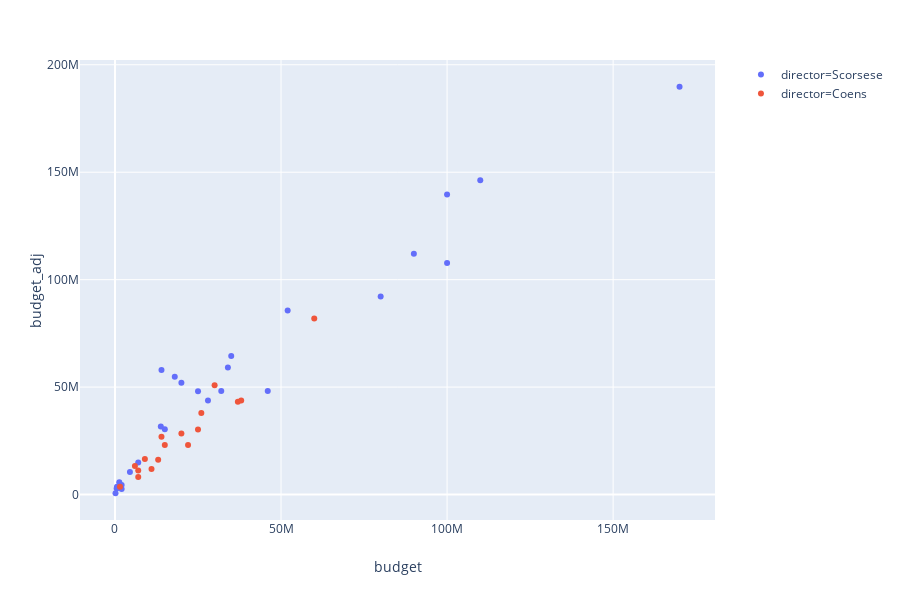

Source (notebook cell):
### Markdown cell above
## Plot some results

### Code cell
fig = px.scatter(directors[directors['budget']>0], x='budget', y='budget_adj',
                 color='director', hover_name='title')
fig.show()

### Figure 1 — Plotly figure (JSON) as saved in the notebook; plotly's stock layout.template omitted (floating-point values rounded to 4 significant figures)
{"data": [{"hoverlabel": {"namelength": 0}, "hovertemplate": "<b>%{hovertext}</b><br><br>director=Scorsese<br>budget=%{x}<br>budget_adj=%{y}", "hovertext": ["Taxi Driver", "Mean Streets", "The King of Comedy", "Casino", "GoodFellas", "The Departed", "Raging Bull", "Cape Fear", "The Aviator", "The Age of Innocence", "Gangs of New York", "After Hours", "The Last Temptation of Christ", "Shutter Island", "Boxcar Bertha", "The Color of Money", "Bringing Out the Dead", "New York, New York", "New York Stories", "American Boy: A Profile of: Steven Prince", "Kundun", "Hugo", "No Direction Home: Bob Dylan", "The Wolf of Wall Street", "Bad", "Silence"], "legendgroup": "director=Scorsese", "marker": {"color": "#636efa", "symbol": "circle"}, "mode": "markers", "name": "director=Scorsese", "showlegend": true, "type": "scatter", "x": [1300000, 500000, 20000000, 52000000, 25000000, 90000000, 18000000, 35000000, 110000000, 34000000, 100000000, 4500000, 7000000, 80000000, 600000, 13800000, 32000000, 14000000, 15000000, 155000, 28000000, 170000000, 2000000, 100000000, 2000000, 46000000], "xaxis": "x", "y": [5737000.0, 2828000.0, 52040000.0, 85680000.0, 48030000.0, 112100000.0, 54850000.0, 64530000.0, 146200000.0, 59084000, 139600000.0, 10500000.0, 14860000.0, 92130000.0, 3604000.0, 31620000.0, 48230000.0, 58010000.0, 30380000.0, 597000.0, 43810000.0, 189800000.0, 2572000.0, 107800000.0, 4421000.0, 48130000.0], "yaxis": "y"}, {"hoverlabel": {"namelength": 0}, "hovertemplate": "<b>%{hovertext}</b><br><br>director=Coens<br>budget=%{x}<br>budget_adj=%{y}", "hovertext": ["Burn After Reading", "Paris, Je T'Aime", "No Country for Old Men", "A Serious Man", "True Grit", "Inside Llewyn Davis", "Hail, Caesar!", "Fargo", "The Big Lebowski", "Barton Fink", "Miller's Crossing", "Raising Arizona", "Blood Simple", "O Brother, Where Art Thou?", "The Man Who Wasn't There", "The Hudsucker Proxy", "Intolerable Cruelty"], "legendgroup": "director=Coens", "marker": {"color": "#EF553B", "symbol": "circle"}, "mode": "markers", "name": "director=Coens", "showlegend": true, "type": "scatter", "x": [37000000, 13000000, 25000000, 7000000, 38000000, 11000000, 22000000, 7000000, 15000000, 9000000, 14000000, 6000000, 1500000, 26000000, 20000000, 30000000, 60000000], "xaxis": "x", "y": [43150000.0, 16190000.0, 30280000.0, 8193000.0, 43760000.0, 11860000.0, 23020000.0, 11200000.0, 23110000.0, 16590000.0, 26900000.0, 13260000.0, 3625000.0, 37910000.0, 28360000.0, 50830000.0, 81880000.0], "yaxis": "y"}], "layout": {"height": 600, "legend": {"tracegroupgap": 0}, "margin": {"t": 60}, "xaxis": {"anchor": "y", "domain": [0, 0.98], "title": {"text": "budget"}}, "yaxis": {"anchor": "x", "domain": [0, 1], "title": {"text": "budget_adj"}}}}
